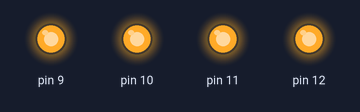
Bench run of a sketch on a simulated Arduino Uno, built with avr-gcc and run on an emulated ATmega328P. Shown: output pins drawn as LEDs (lit = HIGH).

Above: at 0.1 s.
Timing chart, 0 to 1.6 s (numbered marks = the images above):
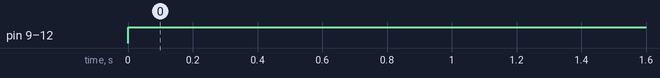

Measured:
- by itself, pin 9–12: LOW → HIGH at 0.00 s

The sketch:

sketch_sep14a.ino
```cpp
void setup() {
pinMode(9,OUTPUT);
pinMode(10,OUTPUT);
pinMode(11,OUTPUT);
pinMode(12,OUTPUT);

}

void loop() {
 digitalWrite(9,HIGH);
 digitalWrite(10,HIGH);
 digitalWrite(11,HIGH);
 digitalWrite(12,HIGH);

}
```
